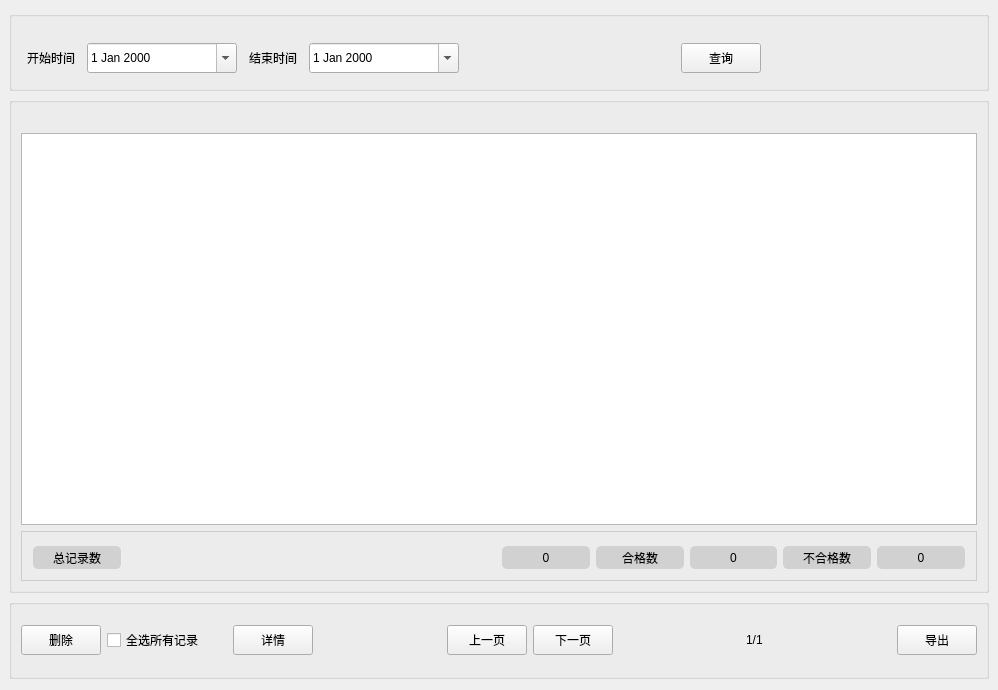
<?xml version="1.0" encoding="UTF-8"?>
<ui version="4.0">
 <class>DataForm</class>
 <widget class="QWidget" name="DataForm">
  <property name="geometry">
   <rect>
    <x>0</x>
    <y>0</y>
    <width>998</width>
    <height>690</height>
   </rect>
  </property>
  <property name="windowTitle">
   <string>焊锡检测数据</string>
  </property>
  <layout class="QGridLayout" name="gridLayout_2">
   <property name="leftMargin">
    <number>9</number>
   </property>
   <property name="rightMargin">
    <number>9</number>
   </property>
   <item row="0" column="0">
    <widget class="QGroupBox" name="Data_gBox_1">
     <property name="minimumSize">
      <size>
       <width>0</width>
       <height>80</height>
      </size>
     </property>
     <property name="maximumSize">
      <size>
       <width>16777215</width>
       <height>80</height>
      </size>
     </property>
     <property name="title">
      <string/>
     </property>
     <layout class="QGridLayout" name="gridLayout_4">
      <property name="topMargin">
       <number>20</number>
      </property>
      <item row="0" column="4">
       <spacer name="horizontalSpacer_4">
        <property name="orientation">
         <enum>Qt::Horizontal</enum>
        </property>
        <property name="sizeHint" stdset="0">
         <size>
          <width>40</width>
          <height>20</height>
         </size>
        </property>
       </spacer>
      </item>
      <item row="0" column="0">
       <layout class="QHBoxLayout" name="horizontalLayout">
        <item>
         <widget class="QLabel" name="label_start">
          <property name="minimumSize">
           <size>
            <width>60</width>
            <height>30</height>
           </size>
          </property>
          <property name="text">
           <string>开始时间</string>
          </property>
          <property name="alignment">
           <set>Qt::AlignCenter</set>
          </property>
         </widget>
        </item>
        <item>
         <widget class="QDateEdit" name="dateStart">
          <property name="minimumSize">
           <size>
            <width>150</width>
            <height>30</height>
           </size>
          </property>
          <property name="calendarPopup">
           <bool>true</bool>
          </property>
         </widget>
        </item>
       </layout>
      </item>
      <item row="0" column="1">
       <layout class="QHBoxLayout" name="horizontalLayout_2">
        <item>
         <widget class="QLabel" name="label_end">
          <property name="minimumSize">
           <size>
            <width>60</width>
            <height>30</height>
           </size>
          </property>
          <property name="text">
           <string>结束时间</string>
          </property>
          <property name="alignment">
           <set>Qt::AlignCenter</set>
          </property>
         </widget>
        </item>
        <item>
         <widget class="QDateEdit" name="dateEnd">
          <property name="minimumSize">
           <size>
            <width>150</width>
            <height>30</height>
           </size>
          </property>
          <property name="calendarPopup">
           <bool>true</bool>
          </property>
         </widget>
        </item>
       </layout>
      </item>
       <item row="0" column="3">
        <widget class="QPushButton" name="Bt_Query">
        <property name="minimumSize">
         <size>
          <width>80</width>
          <height>30</height>
         </size>
        </property>
        <property name="text">
         <string>查询</string>
        </property>
       </widget>
      </item>
      <item row="0" column="2">
       <spacer name="horizontalSpacer_5">
        <property name="orientation">
         <enum>Qt::Horizontal</enum>
        </property>
        <property name="sizeHint" stdset="0">
         <size>
          <width>40</width>
          <height>20</height>
         </size>
        </property>
       </spacer>
      </item>
     </layout>
    </widget>
   </item>
   <item row="1" column="0">
    <widget class="QGroupBox" name="Data_gBox_2">
     <property name="minimumSize">
      <size>
       <width>980</width>
       <height>450</height>
      </size>
     </property>
     <property name="title">
      <string/>
     </property>
     <layout class="QGridLayout" name="gridLayout">
      <property name="topMargin">
       <number>30</number>
      </property>
      <item row="0" column="0">
       <widget class="QTableWidget" name="tableWidget">
        <property name="styleSheet">
         <string notr="true"/>
        </property>
       </widget>
      </item>
      <item row="1" column="0">
       <widget class="QGroupBox" name="groupBox">
        <property name="minimumSize">
         <size>
          <width>0</width>
          <height>50</height>
         </size>
        </property>
        <property name="styleSheet">
         <string notr="true">
										#groupBox{
										border: 1px solid #CCCCCC;
										}
									</string>
        </property>
        <property name="title">
         <string/>
        </property>
        <layout class="QGridLayout" name="gridLayout_5">
         <item row="0" column="0">
          <widget class="QLabel" name="data_1">
           <property name="minimumSize">
            <size>
             <width>0</width>
             <height>0</height>
            </size>
           </property>
           <property name="styleSheet">
            <string notr="true">
													font: 9pt &quot;Consolas&quot;;
													border: 0px;
													color: rgb(0, 0, 0);
													background-color: rgb(209, 209, 209);
													border-radius:5px;
												</string>
           </property>
           <property name="text">
            <string>总记录数</string>
           </property>
           <property name="alignment">
            <set>Qt::AlignCenter</set>
           </property>
          </widget>
         </item>
         <item row="0" column="1">
          <widget class="QLabel" name="data_2">
           <property name="minimumSize">
            <size>
             <width>0</width>
             <height>0</height>
            </size>
           </property>
           <property name="text">
            <string/>
           </property>
          </widget>
         </item>
         <item row="0" column="2">
          <widget class="QLabel" name="data_3">
           <property name="minimumSize">
            <size>
             <width>0</width>
             <height>0</height>
            </size>
           </property>
           <property name="text">
            <string/>
           </property>
          </widget>
         </item>
         <item row="0" column="3">
          <widget class="QLabel" name="data_4">
           <property name="minimumSize">
            <size>
             <width>0</width>
             <height>0</height>
            </size>
           </property>
           <property name="text">
            <string/>
           </property>
          </widget>
         </item>
         <item row="0" column="4">
          <widget class="QLabel" name="data_5">
           <property name="minimumSize">
            <size>
             <width>0</width>
             <height>0</height>
            </size>
           </property>
           <property name="text">
            <string/>
           </property>
          </widget>
         </item>
         <item row="0" column="5">
          <widget class="QLabel" name="data_number">
           <property name="minimumSize">
            <size>
             <width>0</width>
             <height>0</height>
            </size>
           </property>
           <property name="styleSheet">
            <string notr="true">
													font: 9pt &quot;Consolas&quot;;
													border: 0px;
													color: rgb(0, 0, 0);
													background-color: rgb(209, 209, 209);
													border-radius:5px;
												</string>
           </property>
           <property name="text">
            <string>0</string>
           </property>
           <property name="alignment">
            <set>Qt::AlignCenter</set>
           </property>
          </widget>
         </item>
         <item row="0" column="6">
          <widget class="QLabel" name="data_ok_count">
           <property name="minimumSize">
            <size>
             <width>0</width>
             <height>0</height>
            </size>
           </property>
           <property name="styleSheet">
            <string notr="true">
													font: 9pt &quot;Consolas&quot;;
													border: 0px;
													color: rgb(0, 0, 0);
													background-color: rgb(209, 209, 209);
													border-radius:5px;
												</string>
           </property>
           <property name="text">
            <string>合格数</string>
           </property>
           <property name="alignment">
            <set>Qt::AlignCenter</set>
           </property>
          </widget>
         </item>
         <item row="0" column="7">
          <widget class="QLabel" name="data_weight">
           <property name="minimumSize">
            <size>
             <width>0</width>
             <height>0</height>
            </size>
           </property>
           <property name="styleSheet">
            <string notr="true">
													font: 9pt &quot;Consolas&quot;;
													border: 0px;
													color: rgb(0, 0, 0);
													background-color: rgb(209, 209, 209);
													border-radius:5px;
												</string>
           </property>
           <property name="text">
            <string>0</string>
           </property>
           <property name="alignment">
            <set>Qt::AlignCenter</set>
           </property>
          </widget>
         </item>
         <item row="0" column="8">
          <widget class="QLabel" name="data_ng_count">
           <property name="minimumSize">
            <size>
             <width>0</width>
             <height>0</height>
            </size>
           </property>
           <property name="styleSheet">
            <string notr="true">
													font: 9pt &quot;Consolas&quot;;
													border: 0px;
													color: rgb(0, 0, 0);
													background-color: rgb(209, 209, 209);
													border-radius:5px;
												</string>
           </property>
           <property name="text">
            <string>不合格数</string>
           </property>
           <property name="alignment">
            <set>Qt::AlignCenter</set>
           </property>
          </widget>
         </item>
         <item row="0" column="9">
          <widget class="QLabel" name="data_ng_value">
           <property name="minimumSize">
            <size>
             <width>0</width>
             <height>0</height>
            </size>
           </property>
           <property name="styleSheet">
            <string notr="true">
													font: 9pt &quot;Consolas&quot;;
													border: 0px;
													color: rgb(0, 0, 0);
													background-color: rgb(209, 209, 209);
													border-radius:5px;
												</string>
           </property>
           <property name="text">
            <string>0</string>
           </property>
           <property name="alignment">
            <set>Qt::AlignCenter</set>
           </property>
          </widget>
         </item>
        </layout>
       </widget>
      </item>
     </layout>
    </widget>
   </item>
   <item row="2" column="0">
    <widget class="QGroupBox" name="Data_gBox_3">
     <property name="minimumSize">
      <size>
       <width>980</width>
       <height>80</height>
      </size>
     </property>
     <property name="maximumSize">
      <size>
       <width>16777215</width>
       <height>80</height>
      </size>
     </property>
     <property name="title">
      <string/>
     </property>
     <layout class="QGridLayout" name="gridLayout_3">
      <item row="0" column="6">
       <spacer name="horizontalSpacer_3">
        <property name="orientation">
         <enum>Qt::Horizontal</enum>
        </property>
        <property name="sizeHint" stdset="0">
         <size>
          <width>40</width>
          <height>20</height>
         </size>
        </property>
       </spacer>
      </item>
      <item row="0" column="5">
       <widget class="QPushButton" name="Bt_NextPage">
        <property name="minimumSize">
         <size>
          <width>80</width>
          <height>30</height>
         </size>
        </property>
        <property name="text">
         <string>下一页</string>
        </property>
       </widget>
      </item>
      <item row="0" column="0">
       <widget class="QPushButton" name="Bt_Delete">
        <property name="minimumSize">
         <size>
          <width>80</width>
          <height>30</height>
         </size>
        </property>
        <property name="text">
         <string>删除</string>
        </property>
       </widget>
      </item>
      <item row="0" column="1">
       <widget class="QCheckBox" name="cb_SelectAllResults">
        <property name="minimumSize">
         <size>
          <width>120</width>
          <height>30</height>
         </size>
        </property>
        <property name="toolTip">
         <string>勾选当前查询条件下的全部记录，仅用于删除</string>
        </property>
        <property name="text">
         <string>全选所有记录</string>
        </property>
       </widget>
      </item>
      <item row="0" column="3">
       <spacer name="horizontalSpacer">
        <property name="orientation">
         <enum>Qt::Horizontal</enum>
        </property>
        <property name="sizeHint" stdset="0">
         <size>
          <width>40</width>
          <height>20</height>
         </size>
        </property>
       </spacer>
      </item>
      <item row="0" column="2">
       <widget class="QPushButton" name="Bt_Search">
        <property name="minimumSize">
         <size>
          <width>80</width>
          <height>30</height>
         </size>
        </property>
        <property name="text">
         <string>详情</string>
        </property>
       </widget>
      </item>
      <item row="0" column="9">
       <widget class="QPushButton" name="Bt_Export">
        <property name="minimumSize">
         <size>
          <width>80</width>
          <height>30</height>
         </size>
        </property>
        <property name="text">
         <string>导出</string>
        </property>
       </widget>
      </item>
      <item row="0" column="7">
       <widget class="QLabel" name="labPage">
        <property name="text">
         <string>1/1</string>
        </property>
       </widget>
      </item>
      <item row="0" column="8">
       <spacer name="horizontalSpacer_2">
        <property name="orientation">
         <enum>Qt::Horizontal</enum>
        </property>
        <property name="sizeHint" stdset="0">
         <size>
          <width>40</width>
          <height>20</height>
         </size>
        </property>
       </spacer>
      </item>
      <item row="0" column="4">
       <widget class="QPushButton" name="Bt_PrePage">
        <property name="minimumSize">
         <size>
          <width>80</width>
          <height>30</height>
         </size>
        </property>
        <property name="text">
         <string>上一页</string>
        </property>
       </widget>
      </item>
     </layout>
    </widget>
   </item>
  </layout>
 </widget>
 <resources/>
 <connections/>
</ui>
